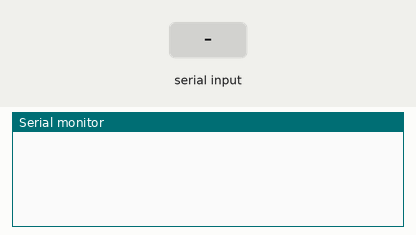
A sketch run on a simulated Arduino Leonardo, built with avr-gcc and run on an emulated ATmega32U4. Parts: the last lines printed to the serial monitor. Inputs (shaded band) come from the test bench. USB keyboard and mouse output is not drawn.

Above: at 1.2 s.
1.3 s: "d\n" received over Serial
At 2.1 s:
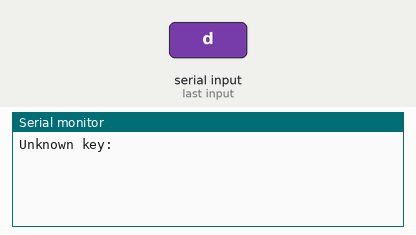
2.8 s: "1\n" received over Serial
At 3.2 s:
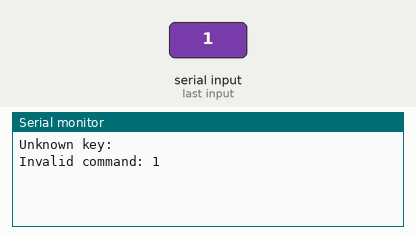

The sketch:

UniversalKeyboardController.ino
```cpp
#include <Keyboard.h>

// Define a structure for key mapping
struct KeyMapping {
  const char* name;
  uint8_t keycode;
};

// Key mapping table: supports many common keyboard functions
const KeyMapping keyMappings[] = {
  {"up",       KEY_UP_ARROW},
  {"down",     KEY_DOWN_ARROW},
  {"left",     KEY_LEFT_ARROW},
  {"right",    KEY_RIGHT_ARROW},
  {"f1",       KEY_F1},
  {"f2",       KEY_F2},
  {"f3",       KEY_F3},
  {"f4",       KEY_F4},
  {"f5",       KEY_F5},
  {"f6",       KEY_F6},
  {"f7",       KEY_F7},
  {"f8",       KEY_F8},
  {"f9",       KEY_F9},
  {"f10",      KEY_F10},
  {"f11",      KEY_F11},
  {"f12",      KEY_F12},
  {"alt",      KEY_LEFT_ALT},
  {"shift",    KEY_LEFT_SHIFT},
  {"ctrl",     KEY_LEFT_CTRL},
  {"control",  KEY_LEFT_CTRL},
  {"esc",      KEY_ESC},
  {"enter",    KEY_RETURN},
  {"insert",   KEY_INSERT},
  {"delete",   KEY_DELETE},
  {"home",     KEY_HOME},
  {"end",      KEY_END},
  {"pageup",   KEY_PAGE_UP},
  {"pagedown", KEY_PAGE_DOWN},
  {"tab",      KEY_TAB},
  {"backspace",KEY_BACKSPACE},
  {"space",    ' '},
  {"gui",      KEY_LEFT_GUI},
  {"win",      KEY_LEFT_GUI},
  {"menu",     KEY_MENU}
};

// Get the corresponding keycode for a given key string
uint8_t getKeyCode(const String &key) {
  for (uint8_t i = 0; i < sizeof(keyMappings) / sizeof(keyMappings[0]); i++) {
    if (key.equalsIgnoreCase(keyMappings[i].name)) {
      return keyMappings[i].keycode;
    }
  }
  return 0; // Return 0 if no corresponding special key is found
}

// Process the key action (press or release) based on the provided key string and action type
void processKey(const String &key, bool press) {
  // If the command is a single character, use that directly
  if (key.length() == 1) {
    char k = key.charAt(0);
    if (press)
      Keyboard.press(k);
    else
      Keyboard.release(k);
  } else {
    uint8_t keycode = getKeyCode(key);
    if (keycode != 0) {
      if (press)
        Keyboard.press(keycode);
      else
        Keyboard.release(keycode);
    } else {
      // Output an error message for debugging if the key is unknown
      Serial.print("Unknown key: ");
      Serial.println(key);
    }
  }
}

void setup() {
  Serial.begin(9600);
  Keyboard.begin();
}

void loop() {
  if (Serial.available() > 0) {
    // Read one line of command from Serial and trim whitespace
    String command = Serial.readStringUntil('\n');
    command.trim();
    if (command.length() == 0) return;  // Ignore empty commands

    // Determine the action based on the command prefix: 'd' for press, 'u' for release
    char action = command.charAt(0);
    String key = command.substring(1);
    key.trim();

    if (action == 'd') {        // Press key
      processKey(key, true);
    } else if (action == 'u') { // Release key
      processKey(key, false);
    } else {
      Serial.print("Invalid command: ");
      Serial.println(command);
    }
  }
}
```

Measured:
- after the input at 1.3 s, the serial monitor: prints a new line at once (image 1)
- after the input at 2.8 s, the serial monitor: prints a new line at once (image 2)
